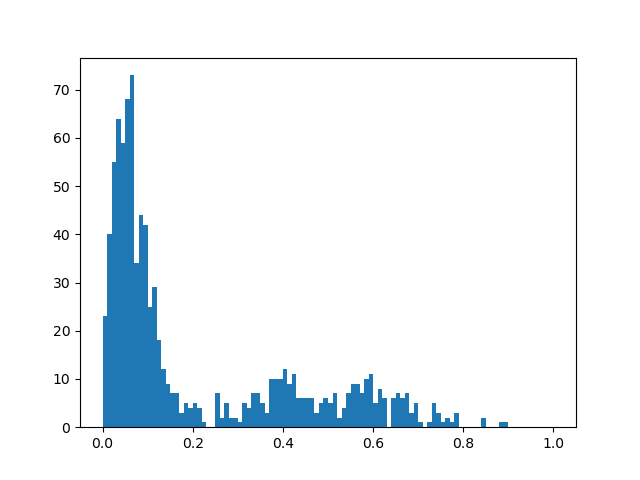
#> input picture mod36.png, 640 x 480 px, given in place of cropped.avi, which was not available
$ python NMI_test.py   (older library calls are emulated)
#> lines starting #> are read from the running program, lines starting #| are printed output that depends on the picture; after the words box and inside, x2 and y2 are one past the last pixel; in counts of white or black regions, pixels touching at a corner belong together; pictures that were not available may be replaced by others from this repository, and a replacement may not be noted
import cv2
import numpy as np
from matplotlib import pyplot as plt
from sklearn.metrics.cluster import adjusted_mutual_info_score

cap = cv2.VideoCapture("input\\cropped.avi")

count = 0
scoreList = []

output = "NMI_test.avi"
fourcc = cv2.VideoWriter_fourcc(*"MJPG")
writer = cv2.VideoWriter(output, fourcc, 1, (1080,606), True)

while(True):
    # Capture frame-by-frame
    ret, frame_large = cap.read()
#> frame_large is the input picture: shape (480, 640, 3); mean B, G, R 247.8, 243.8, 238.1
    #print(count)

    if not ret:
        break

    if not count % 36:

        frame = cv2.resize(frame_large, (frame_large.shape[1]//8, frame_large.shape[0]//8))
        frame = cv2.cvtColor(frame, cv2.COLOR_BGR2GRAY)
#> frame: shape (60, 80)

        sobelx = cv2.Sobel(frame,cv2.CV_64F,1,0,ksize=5)
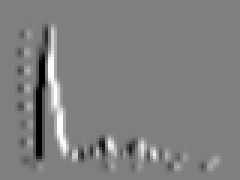
#> sobelx: shape (60, 80) float64 (shown 3 times larger); min -7440, max 7440, mean 0; drawn with min black and max white
        sobely = cv2.Sobel(frame,cv2.CV_64F,0,1,ksize=5)
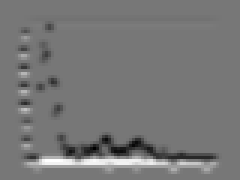
#> sobely: shape (60, 80) float64 (shown 3 times larger); min -6510, max 7440, mean 0; drawn with min black and max white

        out = np.arctan2(sobely, sobelx)
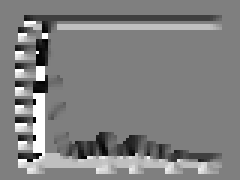
#> out: shape (60, 80) float64 (shown 3 times larger); min -3.14, max 3.14, mean 0.0322; drawn with min black and max white
        mags = np.hypot(sobely, sobelx)
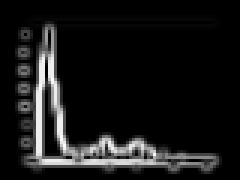
#> mags: shape (60, 80) float64 (shown 3 times larger); min 0, max 7945.9, mean 736.7; drawn with min black and max white

        normed = cv2.normalize(mags, None, 0, 100, cv2.NORM_MINMAX)
        mask = cv2.inRange(normed, 50, 100)
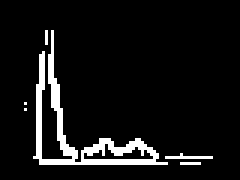
#> mask: shape (60, 80) (shown 3 times larger); 7.7% white in thin lines or dots, all inside (x1, y1, x2, y2) = (8, 10, 71, 55)

        masked = cv2.bitwise_or(out, out, mask = mask)
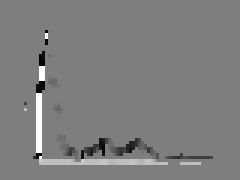
#> masked: shape (60, 80) float64 (shown 3 times larger); min -3.1, max 3.14, mean 0.00974; drawn with min black and max white
        print(masked.shape)
#| (60, 80)

        cv2.imshow('masked', masked)

        if count:
            score = adjusted_mutual_info_score(masked.ravel(), prevMasked.ravel())
            scoreList.append(score)

            frame_large = cv2.putText(frame_large, str(score), (100,100), cv2.FONT_HERSHEY_SIMPLEX, 1, (0,0,0), 1, cv2.LINE_AA)
            writer.write(frame_large)

            print(score)

        # Display the resulting frame
        #cv2.imshow('result', np.abs(out/np.pi))
        if cv2.waitKey(1) & 0xFF == ord('q'):
#> (key q is pressed here)
            break

        #prevHist = hist
        prevMasked = masked

    count += 1

# When everything done, release the capture
cap.release()
cv2.destroyAllWindows()

plt.hist(scoreList, 100, (0.0, 1.0))
plt.show()
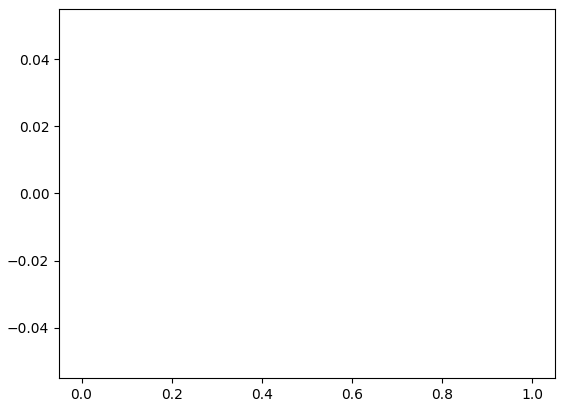
#> figure drawn by matplotlib, 1 panel

$ run again, on mod360.png
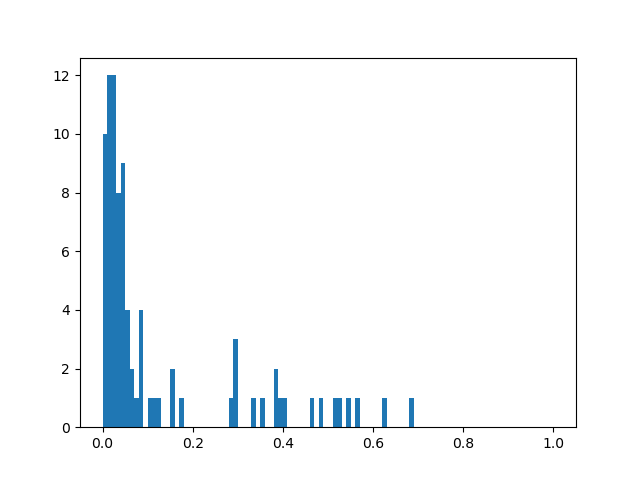
#> input picture mod360.png, 640 x 480 px, given in place of cropped.avi, which was not available
#> frame_large is the input picture: shape (480, 640, 3); mean B, G, R 250.1, 247.9, 244.7
#> `mask = cv2.inRange(normed, 50, 100)`:
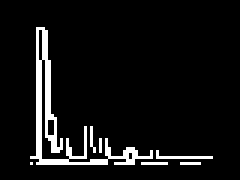
#> mask: shape (60, 80) (shown 3 times larger); 7.1% white in thin lines or dots, all inside (x1, y1, x2, y2) = (10, 9, 71, 55)
#| (60, 80)
#> `cv2.imshow('masked', masked)`:
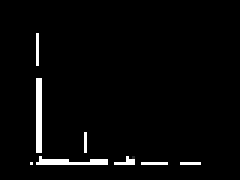
#> window 'masked': shape (60, 80) (shown 3 times larger); min 0, max 255, mean 7.3
